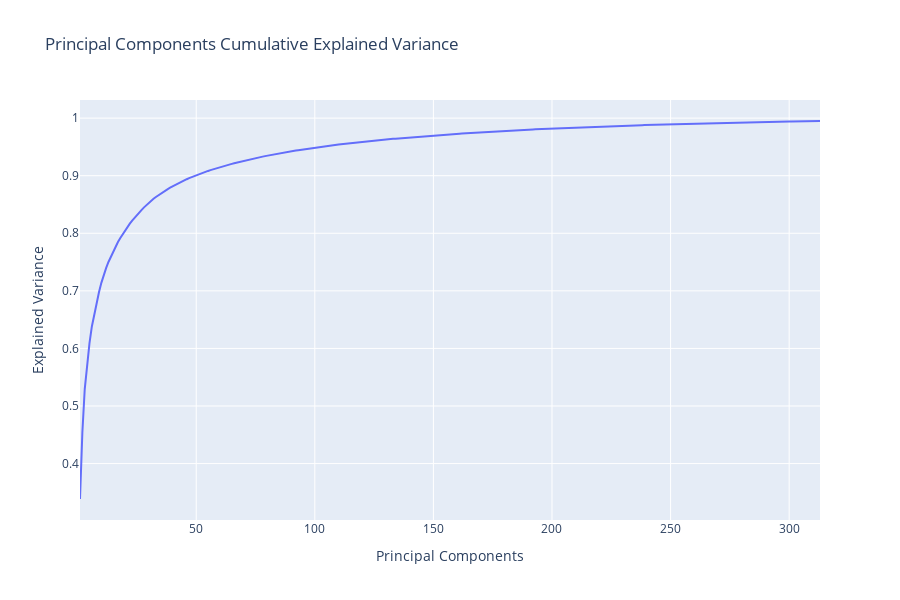

The notebook cell this image was saved under:
### Code cell
#pca = PCA()
#pca.fit(train_features)

train_pca = pca.transform(train_features)
variance_explained = np.cumsum(pca.explained_variance_ratio_)
pcs = range(1,len(variance_explained)+1)
px.line(x = pcs, y = variance_explained, title = 'Principal Components Cumulative Explained Variance', height=600,  labels={
                     "x": "Principal Components",
                     "y": "Explained Variance"})

### Figure 1 — Plotly figure (JSON) as saved in the notebook; plotly's stock layout.template omitted (floating-point values rounded to 4 significant figures; data arrays with more than 128 entries replaced by an {"elided": "..."} marker saying what was removed)
{"data": [{"hovertemplate": "Principal Components=%{x}<br>Explained Variance=%{y}<extra></extra>", "legendgroup": "", "line": {"color": "#636efa", "dash": "solid"}, "marker": {"symbol": "circle"}, "mode": "lines", "name": "", "orientation": "v", "showlegend": false, "type": "scatter", "x": {"elided": "313 int values"}, "xaxis": "x", "y": {"elided": "313 float values"}, "yaxis": "y"}], "layout": {"height": 600, "legend": {"tracegroupgap": 0}, "title": {"text": "Principal Components Cumulative Explained Variance"}, "xaxis": {"anchor": "y", "domain": [0, 1], "title": {"text": "Principal Components"}}, "yaxis": {"anchor": "x", "domain": [0, 1], "title": {"text": "Explained Variance"}}}}
